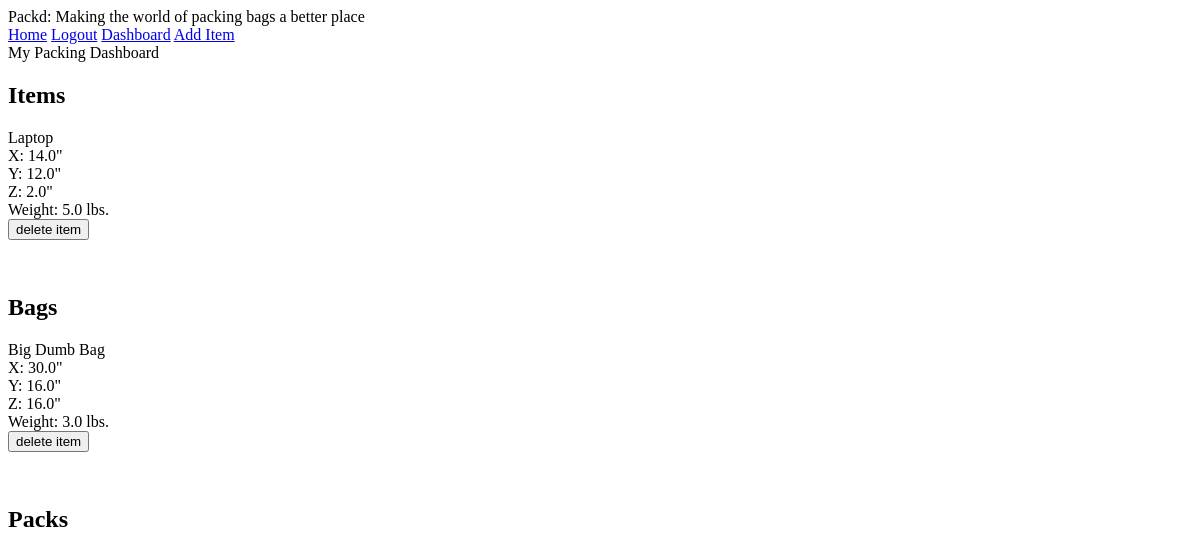
Before: /dashboard (signed in) with the older database file.
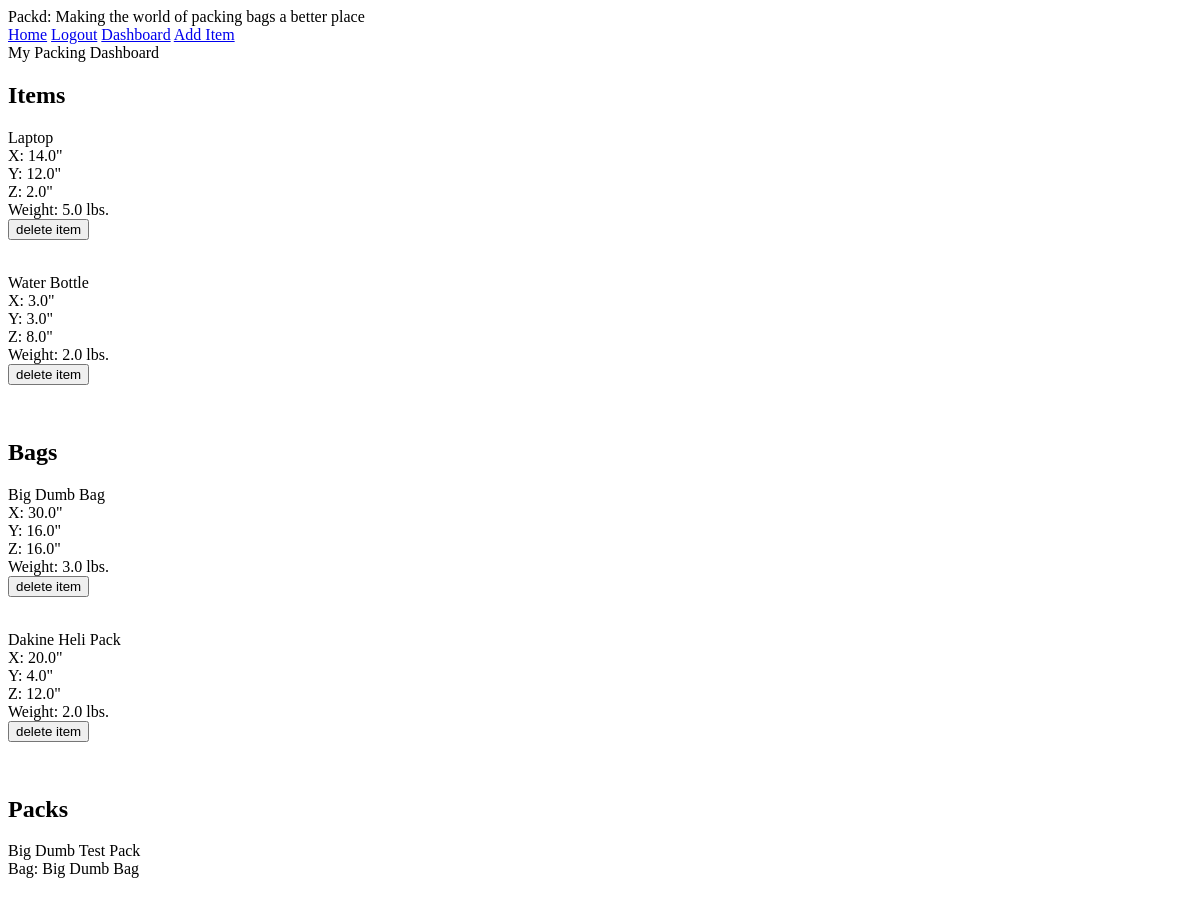
After: the same page with the newer database file.
### packr/models.py (models this page shows, shortened)
class Item(models.Model):
    name = models.CharField(max_length=100)
    weight = models.FloatField()
    dimension_x = models.FloatField()
    dimension_y = models.FloatField()
    dimension_z = models.FloatField()
    is_bag = models.BooleanField(default=False)
    traveler = models.ForeignKey(User, on_delete=models.CASCADE, default=None, null=True, blank=True)
    def __str__(self):
        return self.name

class Pack(models.Model):
    name = models.CharField(max_length=100, default=None)
    bag = models.ForeignKey(Item, related_name="bag", on_delete=models.CASCADE)
    items = models.ManyToManyField(Item, related_name="items")
    traveler = models.ForeignKey(User, on_delete=models.CASCADE, default=None, null=True, blank=True)

### packr/views.py (the view)
# urls.py: path('dashboard', views.dashboard, name='dashboard'),
@login_required
def dashboard(request):
    packing_items = Item.objects.filter(is_bag=False, traveler=request.user)
    bags = Item.objects.filter(is_bag=True, traveler=request.user)
    packs = Pack.objects.filter(traveler=request.user)
    context = {
    	'packing_items': packing_items,
    	'bags': bags,
    	'packs': packs
    }
    return render(request, 'packr/dashboard.html', context)

### packr/templates/packr/dashboard.html (shortened to what this page needs)
{% extends 'packr/base.html' %}
{% block content %}
<div>My Packing Dashboard</div>
<h2>Items</h2>
{% for item in packing_items %}
    <div>{{item.name}}</div>
    <div>X: {{item.dimension_x}}"</div>
    <div>Y: {{item.dimension_y}}"</div>
    <div>Z: {{item.dimension_z}}"</div>
    <div>Weight: {{item.weight}} lbs.</div>
    <form action="{% url 'packr:delete_item' item.id %}" method="post">
        <input type="submit" value="delete item">
    </form>
    <br>
{% endfor %}
<h2>Bags</h2>
{% for item in bags %}
    <div class="font-bold text-gray-700">{{item.name}}</div>
    <div class="text-green-500">X: {{item.dimension_x}}"</div>
    <div class="text-green-500">Y: {{item.dimension_y}}"</div>
    <div class="text-green-500">Z: {{item.dimension_z}}"</div>
    <div class="text-green-500">Weight: {{item.weight}} lbs.</div>
    <form action="{% url 'packr:delete_item' item.id %}" method="post">
        <input type="submit" value="delete item">
    </form>
    <br>
{% endfor %}
<h2>Packs</h2>
{% for pack in packs %}
    <div class="font-bold text-gray-700">{{pack.name}}</div>
    <div class="text-green-500">Bag: {{pack.bag}}</div>
    <br>
{% endfor %}
{% endblock %}

### packr/templates/packr/base.html
{% load static %}
<html>
<body>
	<div>Packd: Making the world of packing bags a better place<div>
    	<div>
    		<a href="{% url 'packr:home' %}">Home</a>
			{% if user.is_authenticated %}
			<a href="{% url 'users:logout' %}">Logout</a>
			<a href="{% url 'packr:dashboard' %}">Dashboard</a>
			<a href="{% url 'packr:add_item' %}">Add Item</a>
			{% else %}
			<a href="{% url 'users:login' %}">Login</a>
		    <a href="{% url 'users:register' %}">Register</a>
    		{% endif %}
		</div>
	{% block content %}
	{% endblock %}
</body>
</html>

Changed rows visible on the page:
added Item: name "Water Bottle", dimension_x "3.0", dimension_y "3.0", dimension_z "8.0", weight "2.0", shown under "Items"
added Item: name "Dakine Heli Pack", dimension_x "20.0", dimension_y "4.0", dimension_z "12.0", weight "2.0", shown under "Bags"
added Pack: name "Big Dumb Test Pack", bag "Big Dumb Bag"
